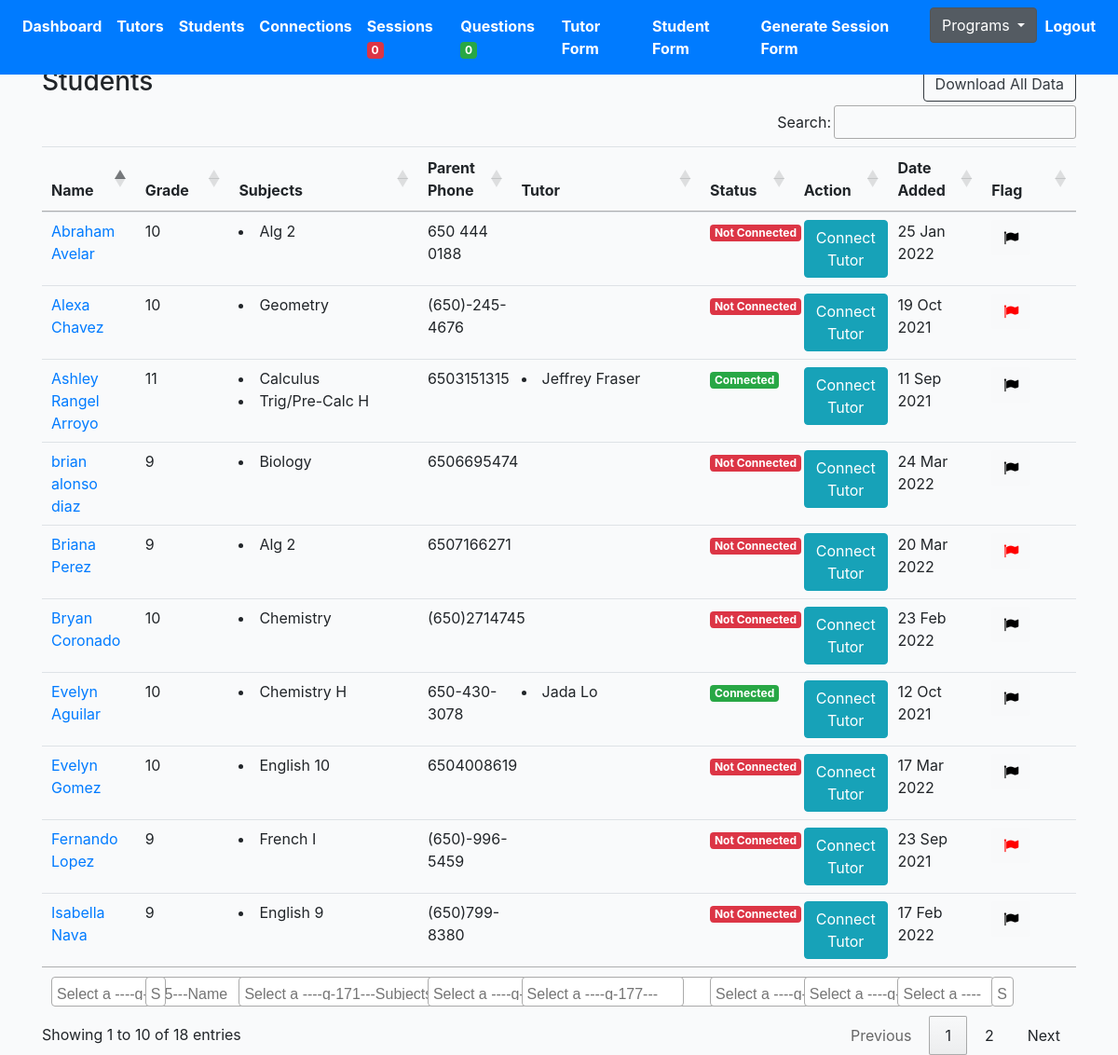
Before: /tutoring/students/ (signed in) with the older database file.
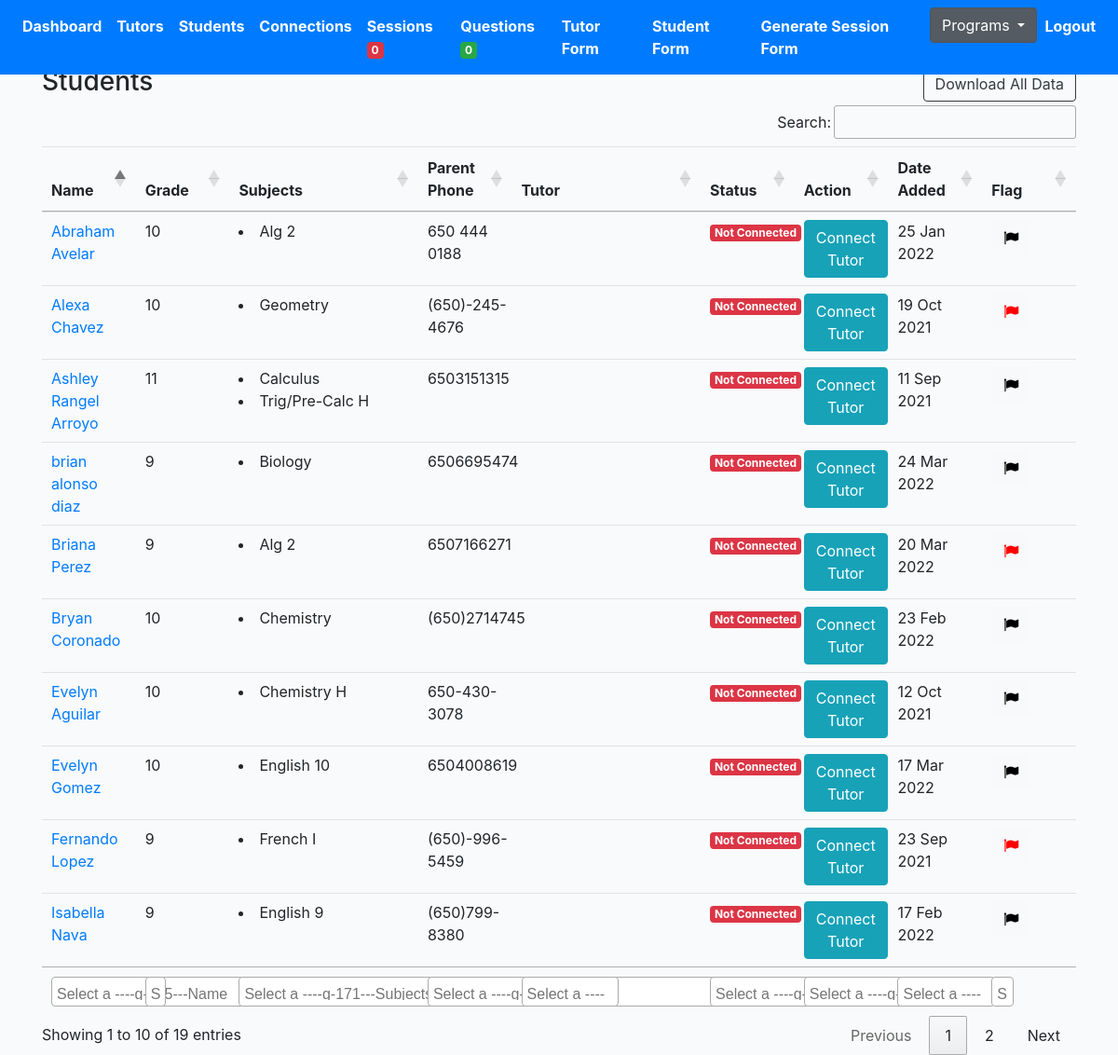
After: the same page with the newer database file.
### profiles/models.py (models this page shows, shortened)
class Profile(models.Model):
    role = models.CharField(max_length=200, choices=ROLE_CHOICES_PROFILE, null=True)
    avatar = models.ImageField(default='avatar.png', upload_to='avatars/')
    first_name = models.CharField(max_length=200, blank=True)
    last_name = models.CharField(max_length=200, blank=True)
    email = models.EmailField(max_length=200, blank=True)
    student_grade = models.CharField(null=True, blank=True, max_length=200, choices=STUDENT_GRADE_CHOICES)
    grade = models.CharField(null=True, blank=True, max_length=200, choices=GRADE_CHOICES)
    academic_advisor = models.ForeignKey(Academicadvisor, null=True, blank=True, on_delete=models.CASCADE, related_name='academic_advisor')
    academic_advisor_email = models.EmailField(max_length=200, blank=True)
    subjects = models.ManyToManyField(Subject, blank=True, related_name='subjects')
    school = models.CharField(max_length=200, blank=True)
    friends = models.ManyToManyField("self", blank=True, related_name='testfriends')
    updated = models.DateTimeField(auto_now=True)
    created = models.DateTimeField(auto_now_add=True)
    slug = models.SlugField(unique=True, blank=True)
    flag = models.BooleanField(default=False)
    parent1_first_name = models.CharField(max_length=200, blank=True)
    parent1_last_name = models.CharField(max_length=200, blank=True)
    parent1_phone = models.CharField(max_length=200, blank=True)
    parent1_email = models.EmailField(max_length=200, blank=True)
    student_capacity = models.IntegerField(null=True, blank=True)
    phone = models.CharField(max_length=200, blank=True)
    question = models.TextField(null=True, blank=True, max_length=1000)
    languages = models.ManyToManyField(Language, blank=True, related_name='subjects')
    comfortable_share_phone = models.BooleanField(default=False)
    permission_share_grade = models.BooleanField(default=False)
    optional_school_loop_profile_link = models.TextField(null=True, blank=True, max_length=500)
    optional_school_loop_username = models.TextField(null=True, blank=True, max_length=500)
    optional_school_loop_password = models.TextField(null=True, blank=True, max_length=500)
    parent_languages = models.CharField(null=True, blank=True, max_length=200, choices=LANGUAGE_CHOICES)
    age = models.IntegerField(null=True, blank=True)
    ethnic = models.CharField(null=True, blank=True, max_length=200, choices=ETHNIC_CHOICES)
    note = models.TextField(null=True, blank=True, max_length=1000)
    interest = models.ManyToManyField(Interest, blank=True, related_name='interest')
    check = models.CharField(null=True, blank=True, max_length=200, choices=YES_NO)
    status = models.CharField(null=True, blank=True, max_length=200, choices=PROFILE_STATUS, default='active')
    connect_virtual = models.BooleanField(default=False)
    def get_absolute_url(self):
        return reverse("profiles:profile-detail-view", kwargs={"slug": self.slug})
    def get_friends(self):
        return self.friends.all()
    def get_subjects(self):
        return self.subjects.all()
    __initial_first_name = None
    __initial_last_name = None
    def __init__(self, *args, **kwargs):
        super().__init__(*args, **kwargs)
        self.__initial_first_name = self.first_name
        self.__initial_last_name = self.last_name

class Subject(models.Model):
    name = models.CharField(max_length=200, blank=True)
    def __str__(self):
        return self.name

### profiles/views.py (the view)
# urls.py: path('students/', StudentProfileListView.as_view(), name='student-profiles-list'),
@method_decorator(login_required, name='dispatch')
@method_decorator(allowed_users(allowed_roles=['tutor', 'admin']), name='dispatch')
class StudentProfileListView(ListView):
    model = Profile
    template_name = 'tutor/student-profile-list.html'
    def get_queryset(self):
        qs = Profile.objects.filter(role='student')
        return qs

### cprofiles/context_processors.py (called while the page is built)
def choice_question(request):
    if(request.user.id):
        choice_unanswered_question_num = Question.objects.filter(status="UNANSWERED").count()
        choice_session_flag_num = Session.objects.filter(flag=True).count()
        return {
            'choice_unanswered_question_num' : choice_unanswered_question_num,
            'choice_session_flag_num' : choice_session_flag_num
        }
    return {}

### middleschool/context_processors.py (called while the page is built)
def middle_school_question(request):
    if(request.user.id):
        middle_school_unanswered_question_num = Question.objects.filter(status="UNANSWERED").count()
        middle_school_session_flag_num = Session.objects.filter(flag=True).count()
        return {
            'middle_school_unanswered_question_num' : middle_school_unanswered_question_num,
            'middle_school_session_flag_num' : middle_school_session_flag_num
        }
    return {}

### templates/tutor/student-profile-list.html (shortened to what this page needs)
{% extends 'base.html' %}
{% load static %}
{% block stylesheet %}{% static '/css/my_invites.css' %}{% endblock %}
{% block content %}
<div class="row">
    <div class="col-auto mr-auto">
        <h3>Students</h3>
    </div>
    <div class="col-auto">
        <div class="btn-group" role="group" aria-label="Basic example">
            <form action="{% url 'profiles:export-tutoring-student-list' %}" method="POST">
                <button type="submit" class="btn btn-outline-dark">Download All Data</button>
            </form>
        </div>
    </div>
</div>
<div class="table-responsive-lg">
    <table id="myTable" class="table">
        <thead>
            <tr>
                <th scope="col">Name</th>
                <th scope="col">Grade</th>
                <th class="subject-column" scope="col">Subjects</th>
                <th scope="col">Parent Phone</th>
                <th class="tutor-column" scope="col">Tutor</th>
                <th scope="col">Status</th>
                <th scope="col">Action</th>
                <th scope="col">Date Added</th>
                <th scope="col">Flag</th>
            </tr>
        </thead>
        <tfoot>
            <tr>
                <th>Name</th>
                <th>Grade</th>
                <th>Subjects</th>
                <th>Parent Phone</th>
                <th>Tutor</th>
                <th>Status</th>
                <th>Action</th>
                <th>Date Added</th>
                <th>Flag</th>
            </tr>
        </tfoot>
        <tbody>
            {% for obj in object_list %}
            <tr>
                <td><a href="{{obj.get_absolute_url}}">{{obj.first_name}} {{obj.last_name}}</a></td>
                <td>{{obj.student_grade}}</td>
                <td>{% for subject in obj.get_subjects %}<li>{{subject}} </li>{% endfor %}</td>
                <td>{{obj.parent1_phone}}</td>
                <td>{% for friend in obj.get_friends %}<li>{{friend.first_name}} {{friend.last_name}} </li>{% endfor %}</td>
                <td>
                    {% if obj.status == 'deactivated' %}
                        <div><span class="badge badge-secondary">Deactivated</span></div>
                    {% else %}
                        {% for friend in obj.get_friends %}
                        <div><span class="badge badge-success">Connected</span></div>
                        {% empty %}
                        <div><span class="badge badge-danger">Not Connected</div>
                        {% endfor %}
                    {% endif %}
                </td>
                <td>
                    {% if obj.status == 'deactivated' %}
                    <a href="{% url 'profiles:student-detail-view' obj.slug %}"><button type="submit" class="btn btn-info" disabled>Connect Tutor</button></a>
                    {% else %}
                    <a href="{% url 'profiles:student-detail-view' obj.slug %}"><button type="submit" class="btn btn-info">Connect Tutor</button></a>
                    {% endif %}
                </td>
                <td>{{ obj.created |date:"d M Y"  }}</td>
                <td>
                    <form action="{% url 'profiles:like-post-view' %}" method="POST" class='like-form' id='{{obj.id}}'>
                        <button type="submit" class="like_btn btn btn-light like-btn{{obj.id}}">
                            {% if obj.flag == False %}
                            <i class="fa fa-flag thumb{{obj.id}}" style="color:black"></i>
                                {% else %}
                                <i class="fa fa-flag thumb{{obj.id}}" style="color:red"></i>
                                    {% endif %}
                                </button>
                    </form>
                </td>
            </tr>
            {% endfor %}
        </tbody>
    </table>
</div>
{% endblock content %}

Changed rows visible on the page:
no longer on this page (row edited): Profile: first_name "Jeffrey", last_name "Fraser"
no longer on this page (row edited): Profile: first_name "Jada", last_name "Lo"
changed Profile "Ashley": now shows "Not Connected"
changed Profile "Aguilar": now shows "Not Connected"
Other visible differences:
text written by a page script: "Search: Showing 1 to 10 of 18 entries Previous 1 2 Next" → "Search: Showing 1 to 10 of 19 entries Previous 1 2 Next"
